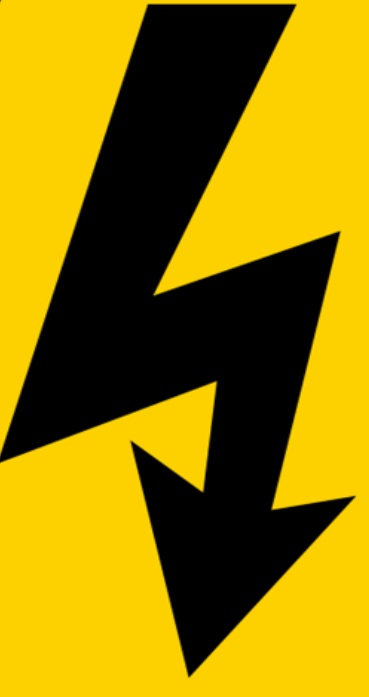
#> input picture example/vision_py/detectors/e.jpg, 369 x 697 px, given in place of the camera
$ python test_warning.py
#> lines starting #> are read from the running program, lines starting #| are printed output that depends on the picture; after the words box and inside, x2 and y2 are one past the last pixel; in counts of white or black regions, pixels touching at a corner belong together
# -*- coding: utf-8 -*-
import cv2
import numpy as np

def detect_warning_signs():
    cap = cv2.VideoCapture(0)
    # 增加提示：目标三：高优中断测试（警示牌触发）[cite: 18]
    print("👁️ FIRE 专项横杠特征检测启动！按 'q' 退出。")

    while True:
        ret, frame = cap.read()
#> frame is the input picture: shape (697, 369, 3); mean B, G, R 0.5, 125.4, 151.7
        if not ret: break

        frame = cv2.flip(frame, 1) # 解决镜像问题
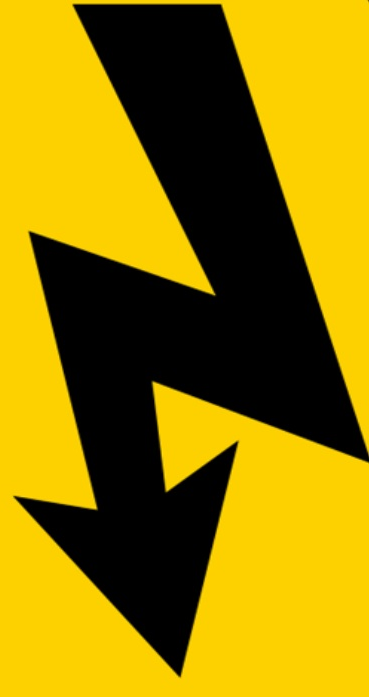
#> frame: shape (697, 369, 3); mean B, G, R 0.5, 125.4, 151.7
        hsv = cv2.cvtColor(frame, cv2.COLOR_BGR2HSV)
#> hsv: shape (697, 369, 3); mean H, S, V 19.7, 173.6, 151.8

        # 1. 锁定黄色的三角形区域
        lower_yellow = np.array([20, 100, 100])
        upper_yellow = np.array([35, 255, 255])
        mask_yellow = cv2.inRange(hsv, lower_yellow, upper_yellow)
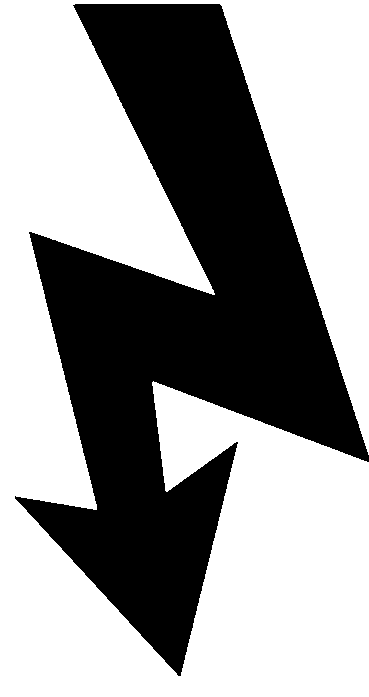
#> mask_yellow: shape (697, 369); 60.2% white; 1 black region
        contours_y, _ = cv2.findContours(mask_yellow, cv2.RETR_EXTERNAL, cv2.CHAIN_APPROX_SIMPLE)
#> contours_y = 1 contour; box (x1, y1, x2, y2) and area: (0, 0, 369, 697) 152586

        for cnt in contours_y:
            if cv2.contourArea(cnt) > 2000:
                epsilon = 0.04 * cv2.arcLength(cnt, True)
                approx = cv2.approxPolyDP(cnt, epsilon, True)

                if len(approx) == 3:
                    x, y, w, h = cv2.boundingRect(approx)
                    # 创建不缩小的遮罩，完整保留底部特征
                    inner_mask = np.zeros_like(mask_yellow)
                    cv2.drawContours(inner_mask, [approx], 0, 255, thickness=-1)

                    # 提取黑色像素 (pattern为白色，背景为黑色)
                    lower_black = np.array([0, 0, 0])
                    upper_black = np.array([180, 255, 90])
                    mask_black = cv2.inRange(hsv, lower_black, upper_black)
                    clean_black = cv2.bitwise_and(mask_black, inner_mask)

                    # 剥离外边框，提取核心图案
                    contours_b, _ = cv2.findContours(clean_black, cv2.RETR_LIST, cv2.CHAIN_APPROX_SIMPLE)
                    valid_contours = [cb for cb in contours_b if cv2.contourArea(cb) > 20 and
                                     cv2.boundingRect(cb)[2] < 0.85 * w and cv2.boundingRect(cb)[3] < 0.85 * h]

                    if valid_contours:
                        all_points = np.vstack(valid_contours)
                        bx, by, bw, bh = cv2.boundingRect(all_points)
                        pattern_canvas = np.zeros((bh, bw), dtype=np.uint8)
                        # 转换偏移量绘图
                        for v_cnt in valid_contours:
                            shifted_cnt = v_cnt - [bx, by]
                            cv2.drawContours(pattern_canvas, [shifted_cnt], -1, 255, thickness=-1)

                        cv2.imshow("Debug ROI", pattern_canvas)

                        # ==========================================
                        # 🌟 物理特征计算开始
                        # ==========================================
                        aspect_ratio = bw / float(bh)

                        # 1. FIRE 专项：检测底部 20% 区域是否有长横杠
                        bottom_zone_h = int(bh * 0.20)
                        has_base_bar = False
                        if bottom_zone_h > 0:
                            bottom_zone = pattern_canvas[bh - bottom_zone_h : bh, :]
                            # 统计每一行的白色像素数量（图案部分）
                            row_counts = np.sum(bottom_zone == 255, axis=1)
                            # 如果最长的一行占比超过 60%，判定为有横杠
                            if np.max(row_counts) > (bw * 0.60):
                                has_base_bar = True

                        # 2. 重心计算
                        black_pixels = cv2.countNonZero(pattern_canvas)
                        half_h = bh // 2
                        bottom_pixels = cv2.countNonZero(pattern_canvas[half_h:bh, :])
                        bot_ratio = bottom_pixels / float(black_pixels) if black_pixels > 0 else 0

                        sign_type = "UNKNOWN"

                        # --- 判决逻辑 ---
                        if has_base_bar:
                            # 🌟 只要有横杠，强行判定为 FIRE
                            sign_type = "FIRE"
                        elif aspect_ratio < 0.70:
                            # 没横杠且瘦长 -> 闪电
                            sign_type = "ELECTRIC"
                        elif bot_ratio < 0.45:
                            # 没横杠且头重脚轻 -> 辐射
                            sign_type = "RADIATION"
                        else:
                            # 其他情况模糊匹配
                            sign_type = "FIRE" if bot_ratio > 0.52 else "RADIATION"

                        # ==========================================

                        cv2.drawContours(frame, [approx], 0, (0, 255, 0), 3)
                        # 实时显示 Bar 检测状态和重心数据
                        text = f"{sign_type} (Bar:{'Y' if has_base_bar else 'N'}, Bot:{bot_ratio:.2f})"
                        cv2.putText(frame, text, (x, y - 10), cv2.FONT_HERSHEY_SIMPLEX, 0.6, (0, 0, 255), 2)
                        print(f"W/H:{aspect_ratio:.2f} | Bar:{'YES' if has_base_bar else 'NO '} | Bot:{bot_ratio:.2f} ==> {sign_type}")
#> this loop made 1 pass
#> epsilon on pass 1: 188

        # 红色圆形检测 (保持不变) [cite: 80]
        lower_red1, upper_red1 = np.array([0, 120, 70]), np.array([10, 255, 255])
        lower_red2, upper_red2 = np.array([170, 120, 70]), np.array([180, 255, 255])
        mask_red = cv2.bitwise_or(cv2.inRange(hsv, lower_red1, upper_red1), cv2.inRange(hsv, lower_red2, upper_red2))
#> mask_red: shape (697, 369); every value is 0
        contours_r, _ = cv2.findContours(mask_red, cv2.RETR_EXTERNAL, cv2.CHAIN_APPROX_SIMPLE)
#> contours_r = []
        for cnt in contours_r:
            if cv2.contourArea(cnt) > 1500:
                (cx, cy), radius = cv2.minEnclosingCircle(cnt)
                if cv2.contourArea(cnt) / (np.pi * (radius ** 2)) > 0.75:
                    cv2.circle(frame, (int(cx), int(cy)), int(radius), (0, 0, 255), 3)
                    cv2.putText(frame, "C-MARK", (int(cx) - 40, int(cy) - int(radius) - 10), cv2.FONT_HERSHEY_SIMPLEX, 0.7, (255, 0, 0), 2)
#> this loop made 0 passes

        cv2.imshow("Final Detector", frame)
        if cv2.waitKey(1) & 0xFF == ord('q'): break
#> (key q is pressed here)

    cap.release()
    cv2.destroyAllWindows()

if __name__ == "__main__":
    detect_warning_signs()
